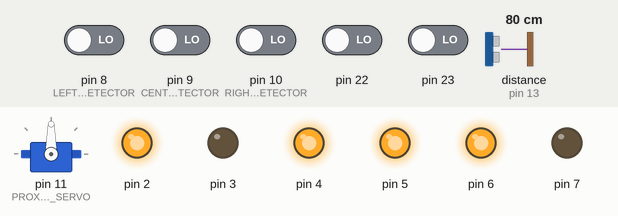
Recording of a program running on a simulated Arduino Uno, built with avr-gcc and run on an emulated ATmega328P. Shown: servo, output pins drawn as LEDs (lit = HIGH). Wiring (inferred from the names in the program): ultrasonic range finder: trigger pin 12; echo pin 13. The test bench sets the inputs (shaded band); at power-on: pin 8 (LEFT_LINE_DETECTOR), pin 9 (CENTER_LINE_DETECTOR), pin 10 (RIGHT_LINE_DETECTOR), pin 22, pin 23 LOW, distance to the obstacle (sensor on pin 13) 80 cm. The echo pulse lasts 58.3 µs per cm.

Above: at 1.2 s.
1.3 s: distance to the obstacle (sensor on pin 13) set to 2 cm
At 4.2 s:
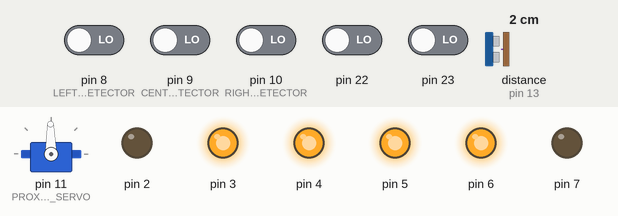
4.3 s: pin 8 (LEFT_LINE_DETECTOR) driven HIGH
At 5.4 s:
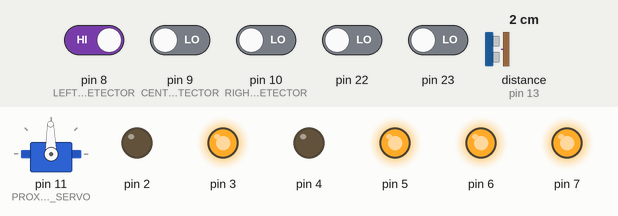
7.3 s: pin 8 (LEFT_LINE_DETECTOR) driven LOW
At 8.13 s:
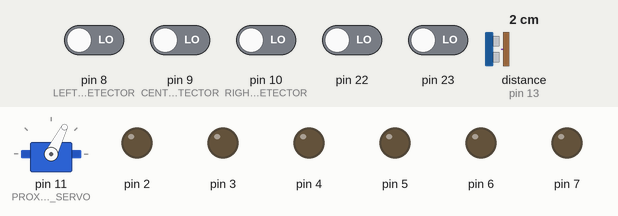
10.3 s: distance to the obstacle (sensor on pin 13) set to 9 cm
13.3 s: distance to the obstacle (sensor on pin 13) set to 18 cm
At 14.2 s:
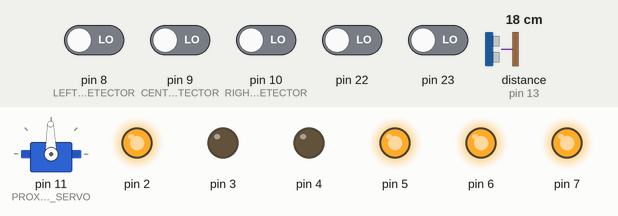
16.3 s: pin 9 (CENTER_LINE_DETECTOR) driven HIGH
At 16.64 s:
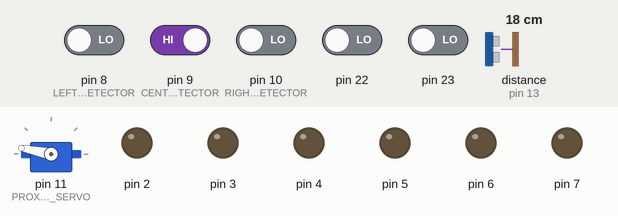
Timing chart, 0 to 20.3 s (numbered marks = the images above; inputs shaded):
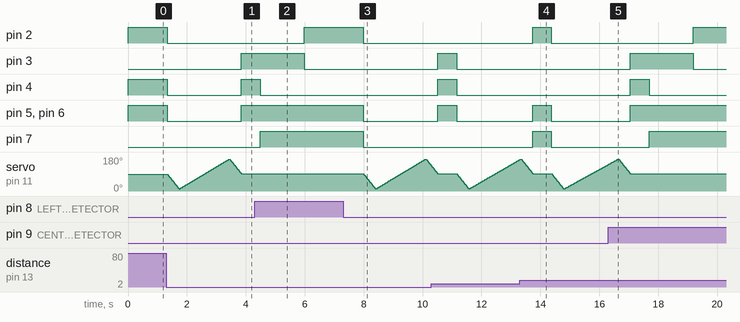

The program:

main.cpp
```cpp
#include <L298N.h>
#include <NewPing.h>
#include <Servo.h>
#include <SoftwareSerial.h>
#include "main.h"

NewPing proximity(PROXIMITY_TRIG, PROXIMITY_ECHO, 200);
Servo proximity_heading;
L298N wheels(LEFT_SPEED, LEFT_FORWARD, LEFT_BACKWARD, RIGHT_FORWARD, RIGHT_BACKWARD, RIGHT_SPEED);

void setup() {
  proximity_heading.attach(PROXIMITY_SERVO);
  proximity_heading.write(PROXIMITY_SERVO_MID);
}

void loop() {
  if (is_line_detected()) {
    wheels.backward(DEFAULT_SPEED, 1500);
    wheels.turn_left(DEFAULT_SPEED, 2000);
  }else if (proximity.ping_cm() < 50 && proximity.ping_cm() > 0) {
   avoid();
  } else {
   wheels.forward(DEFAULT_SPEED, 50);
  }
}

bool is_line_detected() {
  return digitalRead(LEFT_LINE_DETECTOR) == HIGH || digitalRead(CENTER_LINE_DETECTOR) == HIGH || digitalRead(RIGHT_LINE_DETECTOR) == HIGH;
}

void avoid() {
  wheels.full_stop(0);
  int farest_direction = get_farest_direction();
  if(farest_direction == -1){
    wheels.backward(DEFAULT_SPEED, 1500);
  }else if(farest_direction < 90){
    wheels.turn_right(DEFAULT_SPEED, degree_to_turn_time(90 - farest_direction));
  }else{
    wheels.turn_left(DEFAULT_SPEED, degree_to_turn_time(farest_direction - 90));
  }
}

int get_farest_direction() {
  int max_distance = 0;
  int farest_direction = -1;
  int segment_size = 5;

  decrease_proximity_heading_to(PROXIMITY_SERVO_MIN);
  for(int i=PROXIMITY_SERVO_MIN; i < PROXIMITY_SERVO_MAX; i = i+segment_size){
    int segment_sum = 0;
    for(int segment_index=0; segment_index < segment_size; segment_index++){
      proximity_heading.write(i+segment_index);
      delay(10);
      segment_sum += proximity.ping_cm();
    }
    int avg_distance = segment_sum / segment_size;
    if(avg_distance > max_distance){
      max_distance = avg_distance;
      farest_direction = i+(segment_size/2);
    }
  }
  decrease_proximity_heading_to(PROXIMITY_SERVO_MID);

  return farest_direction;
}

void decrease_proximity_heading_to(int direction){
  int currentDirection = proximity_heading.read();
  for(int i=currentDirection; i > direction; i--){ proximity_heading.write(i); delay(5); }
}

int degree_to_turn_time(int degree){
  return 500+(degree*1000)/90;
}
```

main.h
```cpp
#ifndef AVOIDER_H_
#define AVOIDER_H_

#define LEFT_FORWARD 2
#define LEFT_BACKWARD 3
#define LEFT_SPEED 5
#define RIGHT_FORWARD 4
#define RIGHT_BACKWARD 7
#define RIGHT_SPEED 6

#define PROXIMITY_ECHO 13
#define PROXIMITY_TRIG 12

#define PROXIMITY_SERVO 11
#define PROXIMITY_SERVO_MIN 10
#define PROXIMITY_SERVO_MAX 170
#define PROXIMITY_SERVO_MID 90

#define LEFT_LINE_DETECTOR 8
#define CENTER_LINE_DETECTOR 9
#define RIGHT_LINE_DETECTOR 10

#define DEFAULT_SPEED 255

void setup();
void loop();
void avoid();
bool is_line_detected();
int get_farest_direction();
void decrease_proximity_heading_to(int direction);
int degree_to_turn_time(int degree);

#endif
```

Measured:
- after the input at 1.3 s, pin 2: HIGH → LOW at once; pin 3: LOW → HIGH after 2.5 s; pin 4–6: HIGH → LOW at once, → HIGH 2.5 s later
- after the input at 4.3 s, pin 2: LOW → HIGH after 1.7 s; pin 5, pin 6: stays HIGH (without the input it goes to LOW after 0.19 s); pin 7: LOW → HIGH after 0.19 s; servo on pin 11 (PROXIMITY_SERVO): stops changing and stays 91°
- after the input at 7.3 s, pin 2: goes on until 8.0 s, then stays LOW; pin 3: stays LOW (without the input it goes to HIGH after 0.69 s); pin 5–7: HIGH → LOW after 0.69 s
- after the input at 13.3 s, pin 2, pin 7: LOW → HIGH after 0.45 s, → LOW 0.63 s later; pin 3, pin 4: stays LOW (without the input it goes to HIGH after 0.44 s)
- after the input at 16.3 s, pin 2: LOW → HIGH after 2.9 s; pin 5, pin 6: goes on until 17.1 s, then stays HIGH; pin 7: LOW → HIGH after 1.4 s; servo on pin 11 (PROXIMITY_SERVO): goes on until 17.1 s, then stays 91°
